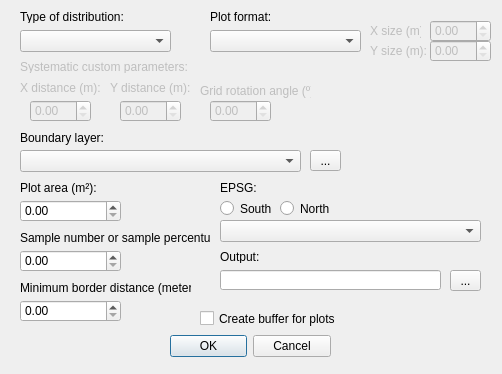
<?xml version="1.0" encoding="UTF-8"?>
<ui version="4.0">
 <class>PlotAlocationDialogBase</class>
 <widget class="QDialog" name="PlotAlocationDialogBase">
  <property name="geometry">
   <rect>
    <x>0</x>
    <y>0</y>
    <width>502</width>
    <height>374</height>
   </rect>
  </property>
  <property name="windowTitle">
   <string>FPT Plot Alocation</string>
  </property>
  <widget class="QDialogButtonBox" name="button_box">
   <property name="geometry">
    <rect>
     <x>170</x>
     <y>330</y>
     <width>161</width>
     <height>32</height>
    </rect>
   </property>
   <property name="orientation">
    <enum>Qt::Horizontal</enum>
   </property>
   <property name="standardButtons">
    <set>QDialogButtonBox::Cancel|QDialogButtonBox::Ok</set>
   </property>
  </widget>
  <widget class="QLabel" name="label">
   <property name="geometry">
    <rect>
     <x>20</x>
     <y>130</y>
     <width>131</width>
     <height>16</height>
    </rect>
   </property>
   <property name="text">
    <string>Boundary layer:</string>
   </property>
  </widget>
  <widget class="QLabel" name="label_2">
   <property name="geometry">
    <rect>
     <x>20</x>
     <y>180</y>
     <width>81</width>
     <height>16</height>
    </rect>
   </property>
   <property name="text">
    <string>Plot area (m²):</string>
   </property>
  </widget>
  <widget class="QLabel" name="label_3">
   <property name="geometry">
    <rect>
     <x>20</x>
     <y>230</y>
     <width>191</width>
     <height>16</height>
    </rect>
   </property>
   <property name="text">
    <string>Sample number or sample percentual:</string>
   </property>
  </widget>
  <widget class="QLabel" name="label_4">
   <property name="geometry">
    <rect>
     <x>20</x>
     <y>280</y>
     <width>171</width>
     <height>16</height>
    </rect>
   </property>
   <property name="text">
    <string>Minimum border distance (meters) :</string>
   </property>
  </widget>
  <widget class="QLabel" name="label_5">
   <property name="geometry">
    <rect>
     <x>20</x>
     <y>10</y>
     <width>222</width>
     <height>13</height>
    </rect>
   </property>
   <property name="text">
    <string>Type of distribution:</string>
   </property>
  </widget>
  <widget class="QComboBox" name="shp">
   <property name="geometry">
    <rect>
     <x>20</x>
     <y>150</y>
     <width>281</width>
     <height>22</height>
    </rect>
   </property>
  </widget>
  <widget class="QComboBox" name="distribution">
   <property name="geometry">
    <rect>
     <x>20</x>
     <y>30</y>
     <width>151</width>
     <height>22</height>
    </rect>
   </property>
  </widget>
  <widget class="QLabel" name="label_6">
   <property name="geometry">
    <rect>
     <x>220</x>
     <y>250</y>
     <width>222</width>
     <height>13</height>
    </rect>
   </property>
   <property name="text">
    <string>Output:</string>
   </property>
  </widget>
  <widget class="QLineEdit" name="output_name">
   <property name="geometry">
    <rect>
     <x>220</x>
     <y>270</y>
     <width>221</width>
     <height>20</height>
    </rect>
   </property>
  </widget>
  <widget class="QToolButton" name="select_button">
   <property name="geometry">
    <rect>
     <x>310</x>
     <y>150</y>
     <width>31</width>
     <height>21</height>
    </rect>
   </property>
   <property name="text">
    <string>...</string>
   </property>
  </widget>
  <widget class="QToolButton" name="select_save_button">
   <property name="geometry">
    <rect>
     <x>450</x>
     <y>270</y>
     <width>31</width>
     <height>21</height>
    </rect>
   </property>
   <property name="text">
    <string>...</string>
   </property>
  </widget>
  <widget class="QDoubleSpinBox" name="sample_number">
   <property name="geometry">
    <rect>
     <x>20</x>
     <y>250</y>
     <width>101</width>
     <height>22</height>
    </rect>
   </property>
   <property name="autoFillBackground">
    <bool>false</bool>
   </property>
   <property name="showGroupSeparator" stdset="0">
    <bool>false</bool>
   </property>
   <property name="maximum">
    <double>99999999999.000000000000000</double>
   </property>
  </widget>
  <widget class="QDoubleSpinBox" name="plot_area">
   <property name="geometry">
    <rect>
     <x>20</x>
     <y>200</y>
     <width>101</width>
     <height>22</height>
    </rect>
   </property>
   <property name="maximum">
    <double>99999999999.000000000000000</double>
   </property>
  </widget>
  <widget class="QDoubleSpinBox" name="min_border_distance">
   <property name="geometry">
    <rect>
     <x>20</x>
     <y>300</y>
     <width>101</width>
     <height>22</height>
    </rect>
   </property>
   <property name="maximum">
    <double>1000.000000000000000</double>
   </property>
  </widget>
  <widget class="QLabel" name="label_7">
   <property name="geometry">
    <rect>
     <x>220</x>
     <y>180</y>
     <width>91</width>
     <height>16</height>
    </rect>
   </property>
   <property name="text">
    <string>EPSG:</string>
   </property>
  </widget>
  <widget class="QComboBox" name="epsg_selector">
   <property name="geometry">
    <rect>
     <x>220</x>
     <y>220</y>
     <width>261</width>
     <height>22</height>
    </rect>
   </property>
  </widget>
  <widget class="QRadioButton" name="radio_button_south">
   <property name="geometry">
    <rect>
     <x>220</x>
     <y>200</y>
     <width>82</width>
     <height>17</height>
    </rect>
   </property>
   <property name="text">
    <string>South</string>
   </property>
   <property name="checked">
    <bool>false</bool>
   </property>
  </widget>
  <widget class="QRadioButton" name="radio_button_north">
   <property name="geometry">
    <rect>
     <x>280</x>
     <y>200</y>
     <width>82</width>
     <height>17</height>
    </rect>
   </property>
   <property name="text">
    <string>North</string>
   </property>
  </widget>
  <widget class="QLabel" name="label_8">
   <property name="geometry">
    <rect>
     <x>210</x>
     <y>10</y>
     <width>222</width>
     <height>13</height>
    </rect>
   </property>
   <property name="text">
    <string>Plot format:</string>
   </property>
  </widget>
  <widget class="QComboBox" name="plot_format_selector">
   <property name="geometry">
    <rect>
     <x>210</x>
     <y>30</y>
     <width>151</width>
     <height>22</height>
    </rect>
   </property>
  </widget>
  <widget class="QCheckBox" name="buffer_check_box">
   <property name="geometry">
    <rect>
     <x>200</x>
     <y>310</y>
     <width>151</width>
     <height>17</height>
    </rect>
   </property>
   <property name="text">
    <string>Create buffer for plots</string>
   </property>
  </widget>
  <widget class="QLabel" name="systematic_custom_title">
   <property name="enabled">
    <bool>false</bool>
   </property>
   <property name="geometry">
    <rect>
     <x>20</x>
     <y>60</y>
     <width>222</width>
     <height>13</height>
    </rect>
   </property>
   <property name="text">
    <string>Systematic custom parameters:</string>
   </property>
  </widget>
  <widget class="QLabel" name="systematic_custom_x_label">
   <property name="enabled">
    <bool>false</bool>
   </property>
   <property name="geometry">
    <rect>
     <x>20</x>
     <y>80</y>
     <width>81</width>
     <height>16</height>
    </rect>
   </property>
   <property name="text">
    <string>X distance (m):</string>
   </property>
  </widget>
  <widget class="QDoubleSpinBox" name="systematic_custom_x_d">
   <property name="enabled">
    <bool>false</bool>
   </property>
   <property name="geometry">
    <rect>
     <x>30</x>
     <y>100</y>
     <width>61</width>
     <height>22</height>
    </rect>
   </property>
   <property name="maximum">
    <double>99999999999.000000000000000</double>
   </property>
  </widget>
  <widget class="QDoubleSpinBox" name="systematic_custom_y_d">
   <property name="enabled">
    <bool>false</bool>
   </property>
   <property name="geometry">
    <rect>
     <x>120</x>
     <y>100</y>
     <width>61</width>
     <height>22</height>
    </rect>
   </property>
   <property name="maximum">
    <double>99999999999.000000000000000</double>
   </property>
  </widget>
  <widget class="QDoubleSpinBox" name="systematic_custom_degree">
   <property name="enabled">
    <bool>false</bool>
   </property>
   <property name="geometry">
    <rect>
     <x>210</x>
     <y>100</y>
     <width>61</width>
     <height>22</height>
    </rect>
   </property>
   <property name="maximum">
    <double>360.000000000000000</double>
   </property>
   <property name="singleStep">
    <double>0.500000000000000</double>
   </property>
  </widget>
  <widget class="QLabel" name="systematic_custom_degree_label">
   <property name="enabled">
    <bool>false</bool>
   </property>
   <property name="geometry">
    <rect>
     <x>200</x>
     <y>80</y>
     <width>111</width>
     <height>21</height>
    </rect>
   </property>
   <property name="text">
    <string>Grid rotation angle (º):</string>
   </property>
  </widget>
  <widget class="QLabel" name="systematic_custom_y_label">
   <property name="enabled">
    <bool>false</bool>
   </property>
   <property name="geometry">
    <rect>
     <x>110</x>
     <y>80</y>
     <width>81</width>
     <height>16</height>
    </rect>
   </property>
   <property name="text">
    <string>Y distance (m):</string>
   </property>
  </widget>
  <widget class="QLabel" name="custom_plot_format_label_x">
   <property name="enabled">
    <bool>false</bool>
   </property>
   <property name="geometry">
    <rect>
     <x>370</x>
     <y>20</y>
     <width>51</width>
     <height>21</height>
    </rect>
   </property>
   <property name="text">
    <string>X size (m):</string>
   </property>
  </widget>
  <widget class="QLabel" name="custom_plot_format_label_y">
   <property name="enabled">
    <bool>false</bool>
   </property>
   <property name="geometry">
    <rect>
     <x>370</x>
     <y>40</y>
     <width>111</width>
     <height>21</height>
    </rect>
   </property>
   <property name="text">
    <string>Y size (m):</string>
   </property>
  </widget>
  <widget class="QDoubleSpinBox" name="custom_plot_format_x_value">
   <property name="enabled">
    <bool>false</bool>
   </property>
   <property name="geometry">
    <rect>
     <x>430</x>
     <y>20</y>
     <width>61</width>
     <height>22</height>
    </rect>
   </property>
   <property name="maximum">
    <double>360.000000000000000</double>
   </property>
   <property name="singleStep">
    <double>0.500000000000000</double>
   </property>
  </widget>
  <widget class="QDoubleSpinBox" name="custom_plot_format_y_value">
   <property name="enabled">
    <bool>false</bool>
   </property>
   <property name="geometry">
    <rect>
     <x>430</x>
     <y>40</y>
     <width>61</width>
     <height>22</height>
    </rect>
   </property>
   <property name="maximum">
    <double>360.000000000000000</double>
   </property>
   <property name="singleStep">
    <double>0.500000000000000</double>
   </property>
  </widget>
  <zorder>systematic_custom_y_label</zorder>
  <zorder>label_2</zorder>
  <zorder>button_box</zorder>
  <zorder>label</zorder>
  <zorder>label_3</zorder>
  <zorder>label_4</zorder>
  <zorder>label_5</zorder>
  <zorder>shp</zorder>
  <zorder>distribution</zorder>
  <zorder>label_6</zorder>
  <zorder>output_name</zorder>
  <zorder>select_button</zorder>
  <zorder>select_save_button</zorder>
  <zorder>sample_number</zorder>
  <zorder>plot_area</zorder>
  <zorder>min_border_distance</zorder>
  <zorder>label_7</zorder>
  <zorder>epsg_selector</zorder>
  <zorder>radio_button_south</zorder>
  <zorder>radio_button_north</zorder>
  <zorder>label_8</zorder>
  <zorder>plot_format_selector</zorder>
  <zorder>buffer_check_box</zorder>
  <zorder>systematic_custom_title</zorder>
  <zorder>systematic_custom_x_label</zorder>
  <zorder>systematic_custom_x_d</zorder>
  <zorder>systematic_custom_y_d</zorder>
  <zorder>systematic_custom_degree</zorder>
  <zorder>systematic_custom_degree_label</zorder>
  <zorder>custom_plot_format_label_x</zorder>
  <zorder>custom_plot_format_label_y</zorder>
  <zorder>custom_plot_format_x_value</zorder>
  <zorder>custom_plot_format_y_value</zorder>
 </widget>
 <resources/>
 <connections>
  <connection>
   <sender>button_box</sender>
   <signal>accepted()</signal>
   <receiver>PlotAlocationDialogBase</receiver>
   <slot>accept()</slot>
   <hints>
    <hint type="sourcelabel">
     <x>20</x>
     <y>20</y>
    </hint>
    <hint type="destinationlabel">
     <x>20</x>
     <y>20</y>
    </hint>
   </hints>
  </connection>
  <connection>
   <sender>button_box</sender>
   <signal>rejected()</signal>
   <receiver>PlotAlocationDialogBase</receiver>
   <slot>reject()</slot>
   <hints>
    <hint type="sourcelabel">
     <x>20</x>
     <y>20</y>
    </hint>
    <hint type="destinationlabel">
     <x>20</x>
     <y>20</y>
    </hint>
   </hints>
  </connection>
 </connections>
</ui>
